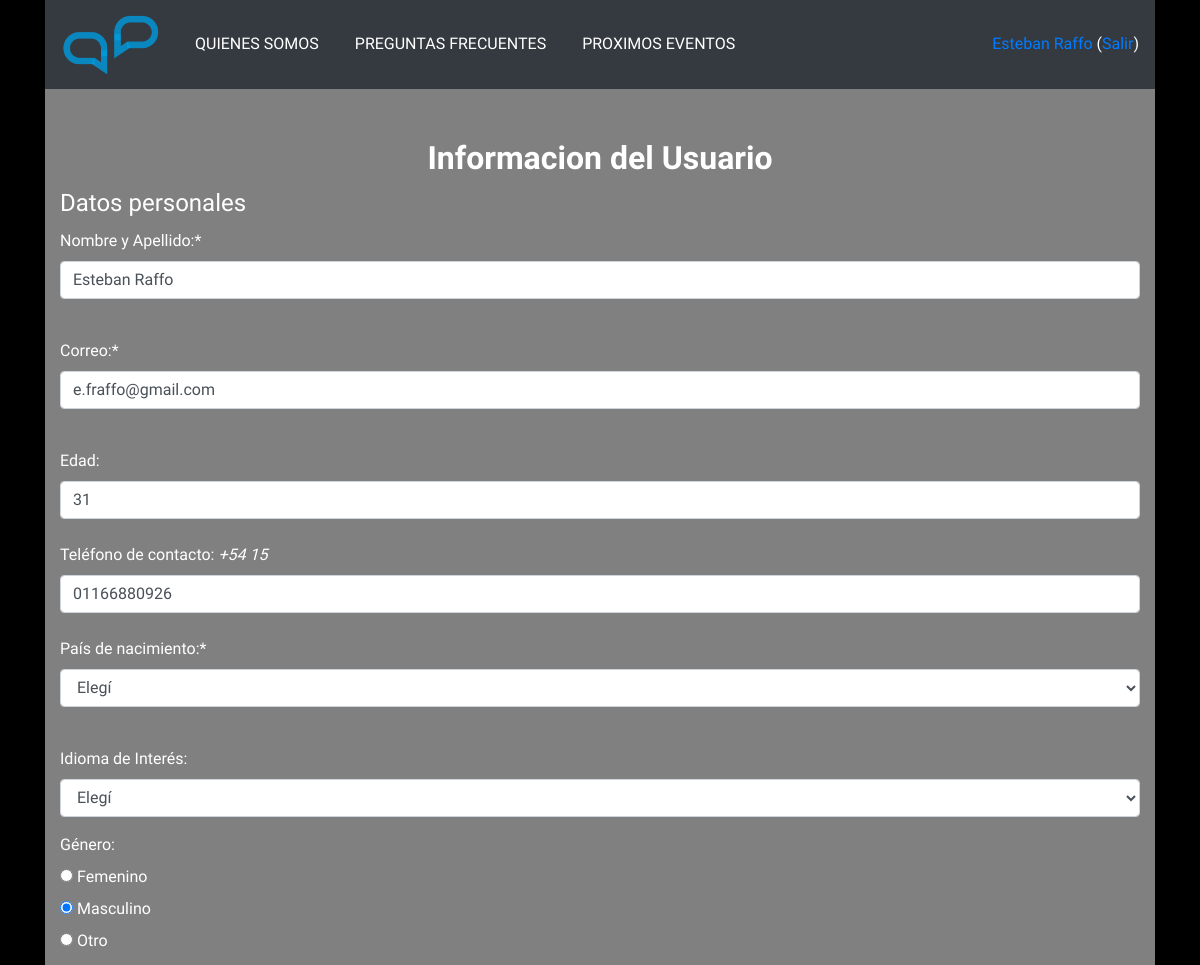
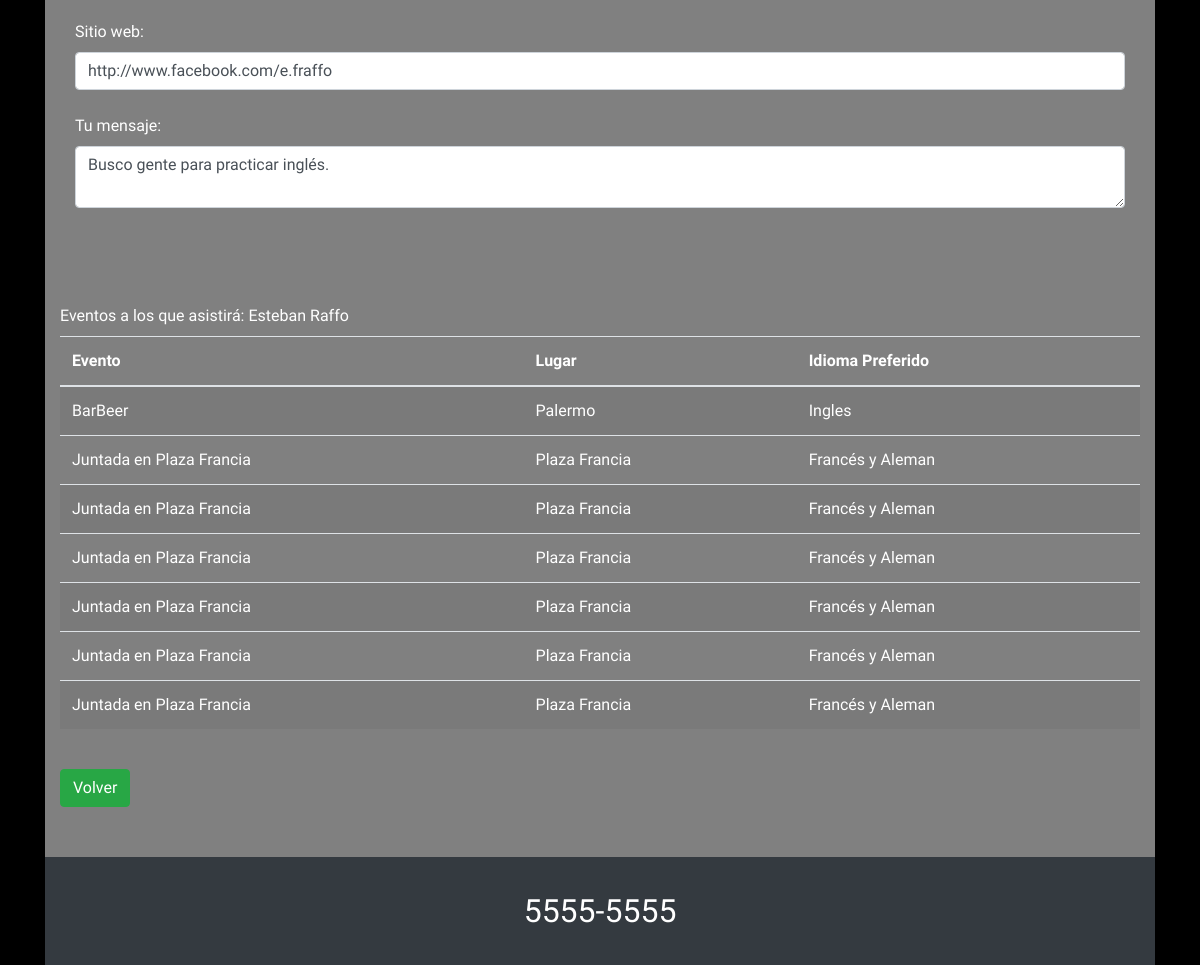
Screenshot of /UsuarioDetalle.php?id=1 (signed in) with the database file from the repository (2 pictures, top to bottom).
### tables this page shows
CREATE TABLE `users` (
  `id` int(10) NOT NULL AUTO_INCREMENT,
  `name` varchar(255) NOT NULL,
  `email` varchar(190) NOT NULL,
  `password` varchar(255) NOT NULL,
  `age` int(10) NOT NULL,
  `telephone` varchar(255) NOT NULL,
  `country` varchar(255) NOT NULL,
  `website` varchar(100) NOT NULL,
  `message` varchar(100) DEFAULT NULL,
  `sex` varchar(100) NOT NULL,
  `language` varchar(100) NOT NULL,
  `role_id` int(11) DEFAULT NULL,
  `created_at` timestamp NULL DEFAULT NULL,
  `updated_at` timestamp NULL DEFAULT NULL,
  `photo` varchar(255) DEFAULT NULL,
  PRIMARY KEY (`id`),
  UNIQUE KEY `users_email_unique` (`email`)
);

CREATE TABLE `inscriptions` (
  `id` int(10) NOT NULL AUTO_INCREMENT,
  `user_id` int(10) NOT NULL,
  `event_id` int(10) NOT NULL,
  `created_at` timestamp NULL DEFAULT NULL,
  `updated_at` timestamp NULL DEFAULT NULL,
  PRIMARY KEY (`id`),
  KEY `user_event_user_id_foreign` (`user_id`),
  KEY `user_event_event_id_foreign` (`event_id`),
  CONSTRAINT `user_event_event_id_foreign` FOREIGN KEY (`event_id`) REFERENCES `events` (`id`),
  CONSTRAINT `user_event_user_id_foreign` FOREIGN KEY (`user_id`) REFERENCES `users` (`id`)
);

CREATE TABLE `events` (
  `id` int(10) NOT NULL AUTO_INCREMENT,
  `name` varchar(190) NOT NULL,
  `site` varchar(500) NOT NULL,
  `language` varchar(100) NOT NULL,
  `status_id` int(11) DEFAULT NULL,
  `created_at` timestamp NULL DEFAULT NULL,
  `updated_at` timestamp NULL DEFAULT NULL,
  PRIMARY KEY (`id`),
  UNIQUE KEY `event_name_unique` (`name`)
);

### funciones.php (called while the page is built, shortened)
<?php
	require_once("connect.php");
	require_once("Clases/evento.php");
	require_once("Clases/Inscripciones.php");
	function estaLogueado() {
		return isset($_SESSION['id']);
	}
	function traerUsuarioPorId($id){
		$unUsuario = new usuario(null, null);
		$unUsuario->find($id);
		if($unUsuario){
			return $unUsuario;
		}
		return false;
	}
	function traerEventoPorId($id){
		$unEvento = new evento(null, null);
		$unEvento->find($id);
		if($unEvento){
			return $unEvento;
		}
		return false;
	}

### connect.php (called while the page is built, shortened)
<?php
	function dbConnect(){
		$ruta = 'mysql:host=localhost; dbname=tpi_db; charset=utf8; port=3306';
		$usuario = 'root';
		$password = 'root';
		$opciones = array(PDO::MYSQL_ATTR_INIT_COMMAND => "SET NAMES utf8");
		try {
			$conn = new PDO($ruta, $usuario, $password, $opciones);
			$conn->setAttribute(PDO::ATTR_ERRMODE, PDO::ERRMODE_EXCEPTION);
			return $conn;
		}
		catch( PDOException $ErrorEnConexion ) {
			echo "Error DB, dbConnect(): ".$ErrorEnConexion->getMessage();
			return false;
		}
	}
?>

### Clases/MySQL_DB.php (called while the page is built, shortened)
<?php
require_once("funciones.php");
class MySQL_DB extends DB
{
  protected $conn;
  public function __construct($conn){
    if($conn){
      $this->conn = $conn;
    }else{
      try {
        $this->conn = new PDO('mysql:host=localhost; dbname=tpi_db; charset=utf8; port=3306', 'root', 'root', array(PDO::MYSQL_ATTR_INIT_COMMAND => "SET NAMES utf8"));
        $this->conn->setAttribute(PDO::ATTR_ERRMODE, PDO::ERRMODE_EXCEPTION);
      } catch (Exception $e) {
        echo $e->getMessage();
        exit;
      }
    }
  }
  public function find($tabla, $id)
  {
    $sql = 'select * from '.$tabla.' where id = :id';
    try {
      $stmt = $this->conn->prepare($sql);
      $stmt->bindValue(':id', $id);
      $stmt->execute();
    } catch(Exception $e) {
      echo "Error MySQL_DB->find();\n";
      $e->getMessage();
      exit;
    }
    return $stmt->fetch(PDO::FETCH_ASSOC);
  }
}

### Clases/Modelo.php (called while the page is built, shortened)
<?php
class Modelo
{
  public $table;
  public $datos;
  protected $db;
  public function __construct($datos=[], $conn)
  {
    $this->datos = $datos;
    $this->db = new MySQL_DB($conn);
  }
  public function getAttr($attr)
  {
    return isset($this->datos[$attr]) ? $this->datos[$attr] : null;
  }
  public function setAttr($attr, $value)
  {
    $this->datos[$attr] = $value;
  }
  public function find($id){
    $reg = $this->db->find($this->table, $id);
  }
}

### Clases/Inscripciones.php (called while the page is built, shortened)
<?php
  require_once("inscripcion.php");
  require_once("connect.php");
  class Inscripciones {
    public static $TodosLosEventosDelUsuario;
      public static function ObtenerTodosLosEventos($user_id) {
          if (!isset(self::$TodosLosEventosDelUsuario)) {
              require_once("connect.php");
              if($db = dbConnect()) {
                $CadenaDeBusqueda = "SELECT id, user_id, event_id FROM tpi_db.inscriptions where user_id = '{$user_id}'";
                $ConsultaALaBase = $db->prepare($CadenaDeBusqueda);
                $ConsultaALaBase->execute();
              } else {
                  echo "Conexion fallida";
                }
              $InscripcionesADevolver = array();
              while ($UnRegistro = $ConsultaALaBase->fetch(PDO::FETCH_ASSOC)) {
                  require_once("Clases/inscripcion.php");
                  $unaInscripcion = new inscripcion($UnRegistro['id'], $UnRegistro['event_id'], $UnRegistro['user_id']);
                  $InscripcionesADevolver[] = $unaInscripcion;
              }
              self::$TodosLosEventosDelUsuario = $InscripcionesADevolver;
          } else {
              $InscripcionesADevolver = self::$TodosLosEventosDelUsuario;
          }
          return $InscripcionesADevolver;
        }
  }
?>

### Clases/inscripcion.php (called while the page is built, shortened)
<?php
  require_once("connect.php");
  class inscripcion extends Modelo{
    private $event_id;
    public function __construct($id, $event_id, $user_id){
      $this->event_id = $event_id;
    }
    public function getEventId(){
      return $this->event_id;
    }
  }
?>

### Clases/evento.php (called while the page is built, shortened)
<?php
  require_once('MySQL_DB.php');
  require_once('Modelo.php');
  class evento extends Modelo{
    public function getId(){
      return $this->getAttr('id');
    }
    public function getName(){
      return $this->getAttr('name');
    }
    public function getSite(){
      return $this->getAttr('site');
    }
    public function getLanguage(){
      return $this->getAttr('language');
    }
  }
?>

### UsuarioDetalle.php (the view, shortened to what this page needs)
<?php
  require_once("funciones.php");
	require_once("Clases/Inscripciones.php");
  if($_GET['id']){
    $usuario = traerUsuarioPorId($_GET['id']);
	  $eventosInscriptos = Inscripciones::ObtenerTodosLosEventos($usuario->getAttr('id'));
		$nombre = $usuario->getAttr('name');
		$email = $usuario->getAttr('email');
		$edad = $usuario->getAttr('age');
		$tel = $usuario->getAttr('telephone');
		$website = $usuario->getAttr('website');
		$mensaje = $usuario->getAttr('message');
		$sexo = $usuario->getAttr('sex');
	}
?>
<?php $TituloPagina = "Perfil del Usuario"; include 'header.php'; ?>
		<h1 align="center">
      <strong>Informacion del Usuario</strong>
    </h1>
    <section class="registracion">
			<form method="post" enctype="multipart/form-data">
        <fieldset>
          <legend>Datos personales</legend>
					<div class="row justify-content-md-center">
						<div class="col-sm-12">
							<div class="form-group <?= isset($errores['nombre']) ? 'has-error' : null ?>">
								<label class="control-label">Nombre y Apellido:*</label>
			          <input class="form-control" type="text" name="nombre" placeholder="Pedro Perez" value="<?=$nombre?>">
							</div>
							<br>
							<div class="form-group <?= isset($errores['email']) ? 'has-error' : null ?>">
			          <label class="control-label">Correo:*</label>
			          <input class="form-control" type="email" name="email" value="<?=$email?>">
							</div>
						</div>
					</div>
					<br>
					<div class="row">
						<div class="col-sm-12">
						  <label class="control-label">Edad:</label>
						  <input class="form-control" type="number" name="edad" value="<?=$edad?>">
							<br>
							<label class="control-label">Teléfono de contacto:</label>
							<i>+54 15</i>
							<input class="form-control" type="tel" name="tel" value="<?=$tel?>">
						</div>
					</div>
					<br>
					<div class="row">
						<div class="col-sm-12">
							<div class="form-group <?= isset($errores['pais']) ? 'has-error' : null ?>">
								<label class="control-label">País de nacimiento:*</label>
								<select class="form-control" name="pais">
										<option value="0">Elegí</option>
								</select>
							</div>
						</div>
					</div>
					<br>
					<div class="row">
						<div class="col-sm-12">
							<div class="form-group <?= isset($errores['idioma']) ? 'has-error' : null ?>">
								<label class="control-label">Idioma de Interés:</label>
								<select class="form-control" name="idioma">
										<option value="0">Elegí</option>
								</select>
							</div>
						</div>
					</div>
						<div class="row">
							<div class="col-sm-12">
									<label>Género:</label>
									<br>
									<label>
				            <input type="radio" name="sexo" value="F" <?= $sexo == 'F' ? 'checked' : '' ?>>
				            Femenino
				          </label>
									<br>
				          <label>
				            <input type="radio" name="sexo" value="M" <?= $sexo == 'M' ? 'checked' : '' ?>>
				            Masculino
				          </label>
									<br>
				          <label>
				            <input type="radio" name="sexo" value="O" <?= $sexo == 'O' ? 'checked' : '' ?>>
				            Otro
				          </label>
				          <br><br>
							</div>
						</div>
						<div class="col-sm-12">
			        <label class="control-label">Sitio web:</label>
			        <input class="form-control" type="url" name="website" value="<?=$website?>">
						</div>
						<br>
						<div class="col-sm-12">
			        <label class="control-label">Tu mensaje:</label>
							<textarea class="form-control" name="mensaje"><?=$mensaje?></textarea>
						</div>
						<br><br>
						<?php if($eventosInscriptos): ?>
							<br><br>
							<label>Eventos a los que asistirá:</label>
								<?=$nombre?>
								<table class="table table-striped table-hover">
										<thead>
												<tr>
														<th>Evento</th>
														<th>Lugar</th>
														<th>Idioma Preferido</th>
												</tr>
										</thead>
										<tbody>
										<?php foreach($eventosInscriptos as $unaInscripcion): ?>
										<?php $unEvento = traerEventoPorId($unaInscripcion->getEventId())?>
											<tr>
												<td><a href=EventoDetalle.php?id='<?=$unEvento->getId()?>' class='nombreUsuario'> <?=$unEvento->getName();?></a></td>
												<td><?=$unEvento->getSite();?></td>
												<td><?=$unEvento->getLanguage();?></td>
											</tr>
											<?php endforeach; ?>
								</tbody>
						</table>
						<br>
						<?php else: ?>
							<label> No está inscripto en ningún evento </label>
							<br>
						<?php endif; ?>
        </fieldset>
      </form>
			<a class="btn btn-success" href="VerUsuarios.php">Volver</a>
    </section>
<?php include 'footer.php' ?>

### header.php (shortened to what this page needs)
<?php require_once("funciones.php"); ?>
<!DOCTYPE html>
<html>
  <head>
    <link rel="stylesheet" href="css/styles.css">
  </head>
  <body>
    <div class="container">
      <nav class="navbar navbar-expand-lg navbar-dark bg-dark">
        <a href="index.php" class="navbar-brand">
          <img class="logo" src="images/Logo.png">
        </a>
        <div class="collapse navbar-collapse" id="navbarSupportedContent">
          <ul class="navbar-nav mr-auto mt-2 mt-lg-0">
            <li class="nav-item active"><a href="quienesSomos.php" class="nav-link">QUIENES SOMOS</a></li>
            <li class="nav-item active"><a href="preguntasFrecuentes.php" class="nav-link">PREGUNTAS FRECUENTES</a></li>
            <li class="nav-item active"><a href="VerEventos.php" class="nav-link">PROXIMOS EVENTOS</a></li>
          </ul>
          <div>
            <?php if(estaLogueado()): ?>
              <a href=perfil.php><?= $usuario->getAttr('name') ?> </a>
              (<a href=logout.php>Salir</a>)
            <?php else: ?>
              <a href=registracion.php><ion-icon name="person"></ion-icon>Registrar</a>
              <a href=login.php><ion-icon name="log-in"></ion-icon> Ingresar</a>
            <?php endif;?>
          </div>
        </div>
      </nav>
      <div class="row">
        <div class="col-sm cuerpo color-cuerpo">

### footer.php (shortened to what this page needs)
</div>
</div>
<div class="row">
  <div class="col-sm">
    <footer class="footer bg-dark">
      <ion-icon name="call"></ion-icon> 5555-5555
    </footer>
  </div>
</div>
</div>
</body>
</html>

### css/styles.css (style rules this page uses)
* { box-sizing: border-box; }
body { background-color: black; font-family: 'PT Sans Narrow', sans-serif; color: white; }
.footer { background-color: #000000; color: #ffffff; text-decoration: none; padding: 30px; text-align: center; font-size: 2em; }
.cuerpo { padding: 50px 15px; margin: 0px 15px 0px 15px; }
.color-cuerpo { background-color: grey; color: white; }
.logo { max-width: 100px; }
h1 { font-family: 'Pattaya', sans-serif; font-weight: bolder; font-size: 2em; text-align: center; }
ul { padding: 0px; }
li { margin: 10px; padding: 0px; list-style: none; border-radius: 10px; }
a { text-decoration: none; }
::placeholder { color: white; }
.nombreUsuario { color: white; }

### rows the page displays
users: name "Esteban Raffo", nombre "Esteban Raffo", email "e.fraffo@gmail.com", edad "31", tel "01166880926", sex "☐ Femenino", sex "☑ Masculino", sex "☐ Otro", website "http://www.facebook.com/e.fraffo", mensaje "Busco gente para practicar inglés."
inscriptions: event.name "BarBeer", event.site "Palermo", event.language "Ingles"
inscriptions: event.name "Juntada en Plaza Francia", event.site "Plaza Francia", event.language "Francés y Aleman"
inscriptions: event.name "Juntada en Plaza Francia", event.site "Plaza Francia", event.language "Francés y Aleman"
inscriptions: event.name "Juntada en Plaza Francia", event.site "Plaza Francia", event.language "Francés y Aleman"
inscriptions: event.name "Juntada en Plaza Francia", event.site "Plaza Francia", event.language "Francés y Aleman"
inscriptions: event.name "Juntada en Plaza Francia", event.site "Plaza Francia", event.language "Francés y Aleman"
inscriptions: event.name "Juntada en Plaza Francia", event.site "Plaza Francia", event.language "Francés y Aleman"
